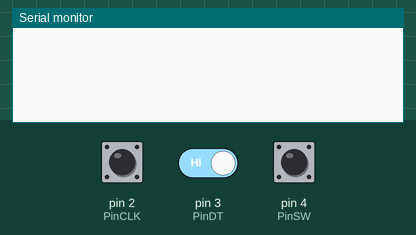
This sketch was run on a simulated Arduino Uno, built with avr-gcc and run on an emulated ATmega328P. Parts: the last lines printed to the serial monitor. Inputs (shaded band) come from the test bench; at power-on: pin 2 (PinCLK) HIGH, pin 4 (PinSW) HIGH, pin 3 (PinDT) HIGH.

Above: at 1.2 s.
1.3 s: pin 2 (PinCLK) driven LOW
At 2.3 s:
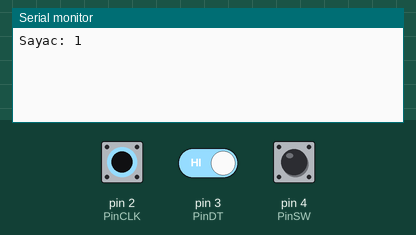
2.8 s: pin 4 (PinSW) pulled LOW for 0.15 s
At 3.9 s:
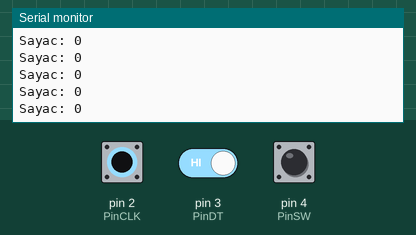
4.4 s: pin 2 (PinCLK) driven HIGH
At 5.6 s:
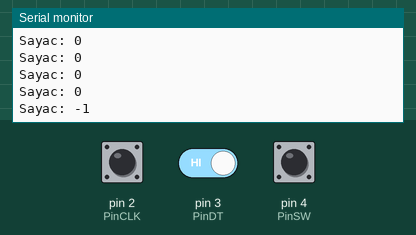
5.9 s: pin 2 (PinCLK) driven LOW and pin 3 (PinDT) driven LOW and pin 4 (PinSW) driven LOW
At 6.7 s:
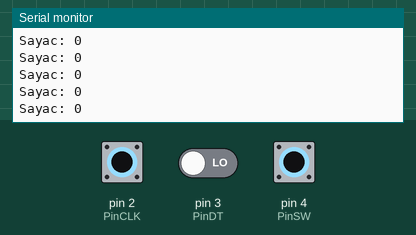
8.9 s: pin 2 (PinCLK) pulsed HIGH 5 times (0.12 s each, 0.3 s apart)
Timing chart, 0 to 11.9 s (numbered marks = the images above; inputs shaded):
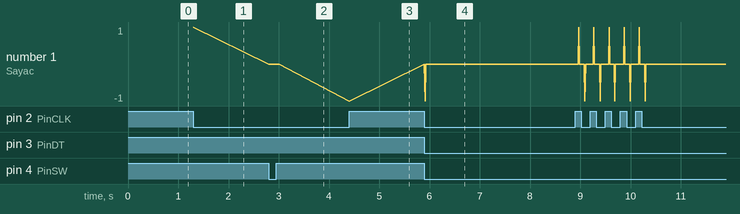

The sketch:

gy_KY040_Rotary_encoder.ino
```cpp
/*
 * gungor 03/05/2018
*/
const int PinCLK = 2;
const int PinDT = 3;
const int PinSW = 4;
int sayac = 0;
int durum;
int sondurum;

void setup() {
   pinMode(PinCLK,INPUT);
   pinMode(PinDT,INPUT);
   pinMode(PinSW,INPUT);
   Serial.begin (9600);
   sondurum = digitalRead(PinCLK);
}

void loop() {
  if (digitalRead(PinSW)==LOW)
  {
    sayac =0;
    Serial.print("Sayac: ");
    Serial.println(sayac);
 }
  durum = digitalRead(PinCLK);
  if (durum != sondurum){
    if (digitalRead(PinDT) !=durum)    {
      sayac ++;
    } else {
      sayac --;
    }
    Serial.print("Sayac: ");
    Serial.println(sayac);
  }
  sondurum = durum;

}
```

Measured:
- after the input at 1.3 s, the serial monitor: prints a new line at once (image 1)
- after the input at 2.8 s, the serial monitor: prints a new line at once (image 2)
- after the input at 4.4 s, the serial monitor: prints a new line at once (image 3)
- plotted number 1: 1 → 0 after the input at 2.8 s, 0 → -1 after the input at 4.4 s
